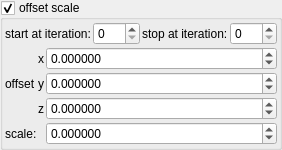
       <widget class="MyGroupBox" name="groupCheck_transf_function_enabledG_false">
        <property name="font">
         <font>
          <weight>50</weight>
          <bold>false</bold>
         </font>
        </property>
        <property name="toolTip">
         <string/>
        </property>
        <property name="title">
         <string>offset scale</string>
        </property>
        <property name="checkable">
         <bool>true</bool>
        </property>
        <layout class="QVBoxLayout" name="verticalLayout_31" stretch="0,0">
         <property name="spacing">
          <number>2</number>
         </property>
         <property name="leftMargin">
          <number>2</number>
         </property>
         <property name="topMargin">
          <number>2</number>
         </property>
         <property name="rightMargin">
          <number>2</number>
         </property>
         <property name="bottomMargin">
          <number>2</number>
         </property>
         <item>
          <layout class="QGridLayout" name="gridLayout_15">
           <item row="0" column="3">
            <widget class="MySpinBox" name="spinboxInt_transf_stop_iterations_G">
             <property name="sizePolicy">
              <sizepolicy hsizetype="Minimum" vsizetype="Maximum">
               <horstretch>0</horstretch>
               <verstretch>0</verstretch>
              </sizepolicy>
             </property>
             <property name="font">
              <font>
               <weight>50</weight>
               <bold>false</bold>
              </font>
             </property>
             <property name="maximum">
              <number>250</number>
             </property>
            </widget>
           </item>
           <item row="0" column="2">
            <widget class="QLabel" name="label_253">
             <property name="font">
              <font>
               <weight>50</weight>
               <bold>false</bold>
              </font>
             </property>
             <property name="text">
              <string>stop at iteration:</string>
             </property>
            </widget>
           </item>
           <item row="0" column="1">
            <widget class="MySpinBox" name="spinboxInt_transf_start_iterations_G">
             <property name="sizePolicy">
              <sizepolicy hsizetype="Minimum" vsizetype="Maximum">
               <horstretch>0</horstretch>
               <verstretch>0</verstretch>
              </sizepolicy>
             </property>
             <property name="font">
              <font>
               <weight>50</weight>
               <bold>false</bold>
              </font>
             </property>
             <property name="maximum">
              <number>250</number>
             </property>
            </widget>
           </item>
           <item row="0" column="0">
            <widget class="QLabel" name="label_69">
             <property name="font">
              <font>
               <weight>50</weight>
               <bold>false</bold>
              </font>
             </property>
             <property name="text">
              <string>start at iteration:</string>
             </property>
            </widget>
           </item>
          </layout>
         </item>
         <item>
          <layout class="QGridLayout" name="gridLayout_5" columnstretch="0,0,1">
           <property name="spacing">
            <number>2</number>
           </property>
           <item row="1" column="2">
            <widget class="MyDoubleSpinBox" name="spinbox3_transf_addition_constantA_000_y">
             <property name="enabled">
              <bool>true</bool>
             </property>
             <property name="sizePolicy">
              <sizepolicy hsizetype="Minimum" vsizetype="Maximum">
               <horstretch>0</horstretch>
               <verstretch>0</verstretch>
              </sizepolicy>
             </property>
             <property name="font">
              <font>
               <weight>50</weight>
               <bold>false</bold>
              </font>
             </property>
             <property name="decimals">
              <number>6</number>
             </property>
             <property name="minimum">
              <double>-99.989999999999995</double>
             </property>
             <property name="maximum">
              <double>99.989999999999995</double>
             </property>
             <property name="singleStep">
              <double>0.010000000000000</double>
             </property>
            </widget>
           </item>
           <item row="1" column="1">
            <widget class="QLabel" name="label_28">
             <property name="font">
              <font>
               <weight>50</weight>
               <bold>false</bold>
              </font>
             </property>
             <property name="text">
              <string notr="true">y</string>
             </property>
            </widget>
           </item>
           <item row="2" column="2">
            <widget class="MyDoubleSpinBox" name="spinbox3_transf_addition_constantA_000_z">
             <property name="enabled">
              <bool>true</bool>
             </property>
             <property name="sizePolicy">
              <sizepolicy hsizetype="Minimum" vsizetype="Maximum">
               <horstretch>0</horstretch>
               <verstretch>0</verstretch>
              </sizepolicy>
             </property>
             <property name="font">
              <font>
               <weight>50</weight>
               <bold>false</bold>
              </font>
             </property>
             <property name="decimals">
              <number>6</number>
             </property>
             <property name="minimum">
              <double>-99.989999999999995</double>
             </property>
             <property name="maximum">
              <double>99.989999999999995</double>
             </property>
             <property name="singleStep">
              <double>0.010000000000000</double>
             </property>
            </widget>
           </item>
           <item row="2" column="1">
            <widget class="QLabel" name="label_26">
             <property name="font">
              <font>
               <weight>50</weight>
               <bold>false</bold>
              </font>
             </property>
             <property name="text">
              <string notr="true">z</string>
             </property>
            </widget>
           </item>
           <item row="1" column="0">
            <widget class="QLabel" name="label_29">
             <property name="font">
              <font>
               <weight>50</weight>
               <bold>false</bold>
              </font>
             </property>
             <property name="text">
              <string>offset</string>
             </property>
            </widget>
           </item>
           <item row="0" column="1">
            <widget class="QLabel" name="label_27">
             <property name="font">
              <font>
               <weight>50</weight>
               <bold>false</bold>
              </font>
             </property>
             <property name="text">
              <string notr="true">x</string>
             </property>
            </widget>
           </item>
           <item row="0" column="2">
            <widget class="MyDoubleSpinBox" name="spinbox3_transf_addition_constantA_000_x">
             <property name="enabled">
              <bool>true</bool>
             </property>
             <property name="sizePolicy">
              <sizepolicy hsizetype="Minimum" vsizetype="Maximum">
               <horstretch>0</horstretch>
               <verstretch>0</verstretch>
              </sizepolicy>
             </property>
             <property name="font">
              <font>
               <weight>50</weight>
               <bold>false</bold>
              </font>
             </property>
             <property name="prefix">
              <string/>
             </property>
             <property name="decimals">
              <number>6</number>
             </property>
             <property name="minimum">
              <double>-99.989999999999995</double>
             </property>
             <property name="singleStep">
              <double>0.010000000000000</double>
             </property>
            </widget>
           </item>
           <item row="3" column="2">
            <widget class="MyDoubleSpinBox" name="spinbox_transf_scale_neg1">
             <property name="sizePolicy">
              <sizepolicy hsizetype="Minimum" vsizetype="Maximum">
               <horstretch>0</horstretch>
               <verstretch>0</verstretch>
              </sizepolicy>
             </property>
             <property name="font">
              <font>
               <weight>50</weight>
               <bold>false</bold>
              </font>
             </property>
             <property name="prefix">
              <string/>
             </property>
             <property name="suffix">
              <string/>
             </property>
             <property name="decimals">
              <number>6</number>
             </property>
             <property name="minimum">
              <double>-99.989999999999995</double>
             </property>
             <property name="maximum">
              <double>99.989999999999995</double>
             </property>
             <property name="singleStep">
              <double>0.100000000000000</double>
             </property>
            </widget>
           </item>
           <item row="3" column="0" colspan="2">
            <widget class="QLabel" name="label_30">
             <property name="font">
              <font>
               <weight>50</weight>
               <bold>false</bold>
              </font>
             </property>
             <property name="text">
              <string>scale:</string>
             </property>
            </widget>
           </item>
          </layout>
         </item>
        </layout>
       </widget>
